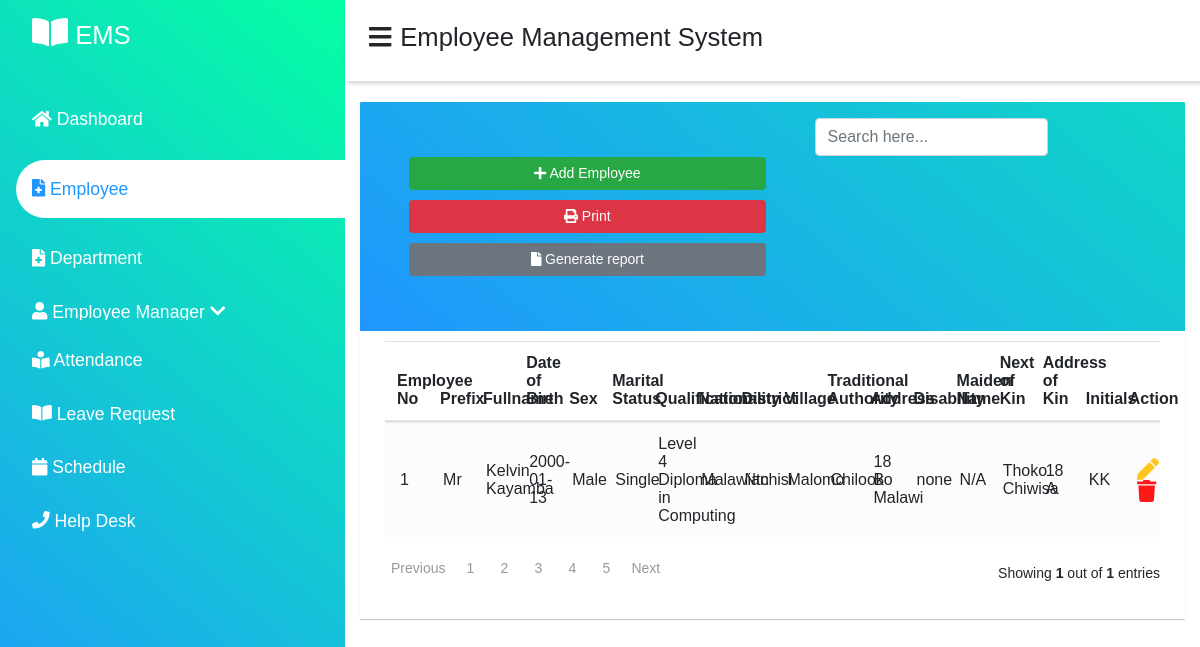
Page /employee.php on the committed database.
### tables this page shows
CREATE TABLE `employee` (
  `employeeid` varchar(100) NOT NULL,
  `prefix` varchar(5) NOT NULL,
  `fullname` varchar(100) NOT NULL,
  `dateofbirth` date NOT NULL,
  `sex` varchar(9) NOT NULL,
  `maritialstatus` varchar(10) NOT NULL,
  `qualification` varchar(100) NOT NULL,
  `nationality` varchar(25) NOT NULL,
  `district` varchar(50) NOT NULL,
  `village` varchar(50) NOT NULL,
  `traditionalauthority` varchar(50) NOT NULL,
  `address` text NOT NULL,
  `disability` varchar(50) NOT NULL,
  `maidenname` varchar(50) NOT NULL,
  `nextofkin` varchar(70) NOT NULL,
  `addressofkin` text NOT NULL,
  `intial` varchar(8) NOT NULL
);

### employee.php (the view, shortened to what this page needs)
<?php
 include 'Database/connect.php';
 $result = mysqli_query($conn,"SELECT * FROM employee");
 $count = mysqli_num_rows($result);
 ?>
<html>
  <head>
         <link rel="stylesheet" href="CSS/style.css">
         <link rel="stylesheet" href="CSS/bootstrap.min.css">
    </head>
<body>
    <div class="sidebar">
        <div class="sidebar-brand">
            <h2><span class="fa fa-book-open"></span><small width="12px">  EMS</small></h2>
        </div>
        <div class="sidebar-menu">
           <ul>
             <li>
                   <a href="Dashboard.php" ><span class="fa fa-home"></span>
                   <span>Dashboard</span></a>
               </li>
               <li>
                   <a href="employee.php" class="active" ><span class="fa fa-file-medical"></span>
                   <span>Employee</span></a>
               </li>
               <li>
                   <a href="department.php"><span class="fa fa-file-medical"></span>
                   <span>Department</span></a>
               </li>
               <li>
                   <div class="sidebar-dropdown">
                   <a href=""><span class="fa fa-user"></span>
                   <span>Employee Manager</span>
                       <span class="fa fa-chevron-down"></span>
                       </a>
                    </div>
               </li>
               <li>
                   <a href="attendance.php"><span class="fa fa-book-reader"></span>
                   <span>Attendance</span></a>
               </li>
               <li>
                   <a href="leave.php"><span class="fa fa-book-open"></span>
                   <span>Leave Request</span></a>
               </li>
               <li>
                   <a href="schedule.php"><span class="fa fa-calendar"></span>
                   <span>Schedule</span></a>
               </li>
               <li>
                   <a href="helpdesk.php"><span class="fa fa-phone"></span>
                   <span>Help Desk</span></a>
               </li>
          </ul>
        </div>
    </div>
    <div class="main-content">
       <header>
             <h2 width="19px" height="30px">
             <label for="nav-toggle">
                <small><span class="fa fa-bars"></span></small>
             </label>
                <small> Employee Management System</small>
                 </h2>
        </header>
<br>
<br><br>
  <div class="container">
   <div class="table-wrapper">
    <div class="table-title">
	  <div class="row">
	      <div class="col-sm6">
		         <a href="#add-employee.php" class="btn btn-success" onclick='openForm()'><i class="fa fa-plus"></i> Add Employee</a>
				 <a href="#" class="btn btn-danger" onclick="createPDf()" ><i class="fa fa-print"></i> Print</a>
				 <a href="#" class="btn btn-secondary" id="export" ><i class="fa fa-file"></i> Generate report</a>
		  </div>
		  <div class="col-sm-6">
		  <div class="form-inline pull-right">
				<input type="text" class="form-control"  id="search"name="search" onkeyup="searcher()"  placeholder="Search here..." required="required"/>
			</div>
			</div>
	  </div>
       </div>
       <table div class="table table-striped table-hover " id="myTable" >
		    <thead>
			   <tr>
		    <th>Employee No</th>
			<th>Prefix</th>
			<th>Fullname</th>
			<th>Date of Birth</th>
			<th>Sex</th>
			<th>Marital Status</th>
			<th>Qualification</th>
			<th>Nationality</th>
			<th>District</th>
			<th>Village</th>
			<th>Traditional Authority</th>
			<th>Address</th>
			<th>Disability</th>
			<th>Maiden Name</th>
			<th>Next of Kin</th>
			<th>Address of Kin</th>
			<th>Initials</th>
			<th>Action</th>
		 </tr>
			</thead>
			   <tbody>
			     <?php
			       while($row =mysqli_fetch_array($result))
				   {
			         $employeeid    = $row["employeeid"];
					 $prefix  = $row["prefix"];
					 $fullname    = $row["fullname"];
					 $dateofbirth   = $row["dateofbirth"];
					 $sex    = $row["sex"];
					 $maritialstatus    = $row["maritialstatus"];
					 $qualification    = $row["qualification"];
					 $nationality    = $row["nationality"];
					 $district   = $row["district"];
				     $village    = $row["village"];
					 $traditionalauthority   = $row["traditionalauthority"];
					 $address    = $row["address"];
					 $disability   = $row["disability"];
					 $maidenname  = $row["maidenname"];
					 $nextofkin    = $row["nextofkin"];
					 $addressofkin  = $row["addressofkin"];
					 $intial    = $row["intial"];
					  ?>
				   <tr>
				     <td><?php echo $employeeid  ?></td>
			         <td><?php echo $prefix ?></td>
			         <td><?php echo $fullname ?></td>
			         <td><?php echo $dateofbirth  ?></td>
			         <td><?php echo  $sex   ?></td>
			         <td><?php echo  $maritialstatus ?></td>
					 <td><?php echo $qualification  ?></td>
			         <td><?php echo   $nationality   ?></td>
			         <td><?php echo  $district ?></td>
					 <td><?php echo $village  ?></td>
			         <td><?php echo  $traditionalauthority     ?></td>
			         <td><?php echo  $address ?></td>
					 <td><?php echo $disability  ?></td>
			         <td><?php echo  $maidenname    ?></td>
			         <td><?php echo  $nextofkin ?></td>
					 <td><?php echo  $addressofkin ?></td>
					 <td><?php echo $intial ?></td>
			         <td>
			          <a href="update-employee.php?GetID=<?php echo $employeeid ?>" class="edit" title="Edit"><i class="material-icons" data-toggle="tooltip"><i class="fa fa-pen"></i></i></a>
			          <a href="delete-employee.php?employeeid=<?php echo $row['employeeid']; ?>" class="delete" name="delete" title="Delete"><i class="material-icons" data-toggle="tooltip"><i class="fa fa-trash"></i></i></a>
			       </td>
				   </tr>
				    <?php
					 }
					?>
			   </tbody>
		  </table>
		     <div class="clearfix">
			     <div class="hint-text">Showing <b> <?php echo $count ?></b> out of<b> <?php echo $count ?></b> entries</div>
				  <ul class="pagination">
				     <li class="page-item"><a href="#" class="page-link">Previous</a></li>
					 <li class="page-item"><a href="#" class="page-link">1</a></li>
					 <li class="page-item"><a href="#" class="page-link">2</a></li>
					 <li class="page-item"><a href="#" class="page-link">3</a></li>
					 <li class="page-item"><a href="#" class="page-link">4</a></li>
					 <li class="page-item"><a href="#"class="page-link" >5</a></li>
					 <li class="page-item"><a href="#"class="page-link" >Next</a></li>
				  </ul>
				 </div>
			 </div>
		  </div>
  </div>
	  <br><br>
</body>
    </html>

### CSS/style.css (style rules this page uses)
:root { --main-color: #FFA500; --color-dark: #1D2231; --text-grey: #8390A2; --white : #fff; }
* { padding: 0; margin: 0; box-sizing: border-box; list-style-type: none; text-decoration: none; font-family: 'Poppins', sans-serif; }
.sidebar { width: 345px; position: fixed; left: 0; top: 0; height: 100%; background: linear-gradient(40deg,#2096ff,#05ffa3 )!important; z-index: 100; transition: width 300ms; }
.sidebar-brand { height: 90px; padding: 1rem 0rem 1rem 2rem; color: #fff; }
.sidebar-menu { margin-top: 1rem; }
.sidebar-menu li { width: 100%; margin-bottom: 1.7rem; padding-left: 1rem; }
.sidebar-menu a { padding-left: 1rem; display: block; color: #fff; font-size: 1.1rem; }
.sidebar-menu a.active { background: #fff; padding-top: 1rem; padding-bottom: 1rem; color: #2096ff !important; border-radius: 30px 0 0px 30px; }
.main-content { transition: margin-left 300ms; margin-left: 345px; }
header { background: #fff; display: flex; justify-content: space-between; padding: 1rem 1.5rem; box-shadow: 2px 2px 5px rgba(0,0,0,0.2); position: fixed; left: 345px; width: calc(100% - 345px); top: 0; z-index: 100; transition: width 300ms; }
.sidebar-dropdown { overflow: hidden; max-height: 21px; transition: .4s ease-in-out; }
.fa-chevron-down { margin-left: auto; }
.btn { background-color: #2096ff; color: #fff; padding: 10px; width: 100%; font-size: 15px; border: 1px solid transparent; cursor: pointer; margin: 5px 0; transition: 0.3s all ease; }
.table-wrapper { background: #fff; padding: 20px 25px; margin: 30px 0; border-radius: 1px; box-shadow: 0 1px 1px rgba(0,0,0,0.247); }
.table-title { padding-bottom: 15px; background: linear-gradient(40deg,#2096ff,#05ffa3 )!important; width:195%; color: #fff; padding: 16px 30px; margin: -20px -25px 10px; border-radius: 1px 1px 0 0; }
.table-title .col-sm6 { float:left; margin-left: 68px; margin:34px; }
.table-title .btn { color: #fff; font-size: 14px; border: none; min-width: 80px; border-radius: 4px; outline: none; }
table-title tr th,table.table tr td { border-color: #e9e9e9; padding: 12px 15px; vertical-align: middle; }
table.table-striped tbody tr:nth-of-type(odd) { background-color: #fcfcfc; }
table.table td:last-child i { opacity: 0.9; font-size: 22px; margin: 0 5px; }
table.table td a { font-weight: bold; color: #566787; display: inline-block; text-decoration: none; outline: none !important; }
table.table td a.edit { color: #FFC107; }
table.table td a.delete { color: red; }
.table-wrapper { overflow-x:Scroll; }
table { display:flex; flex-flow:column; width:100%; }
thead { flex:0 0 auto; }
tbody { flex:1 1 auto; overflow-y:hidden; display:block; }
tr { width:100%; height:100%; display:table; table-layout:fixed; }
.pagination li a { border: none; font-size: 14px; min-width: 30px; min-height: 30px; color: #999; margin: 0 2px; line-height: 30px; border-radius :1px !important; text-align: center; padding: 0 6px; }
.hint-text { float: right; margin-top: 10px; font-size: 14px; }

### rows in the picture
employee: employeeid "1", prefix "Mr", fullname "Kelvin Kayamba", dateofbirth "2000-01-13", sex "Male", maritialstatus "Single", qualification "Level 4 Diploma in Computing", nationality "Malawian", district "Ntchisi", village "Malomo", traditionalauthority "Chilooko", address "18 B Malawi", disability "none", maidenname "N/A", nextofkin "Thoko Chiwisa", addressofkin "18 A", intial "KK"

### other values in the picture
$count "1"
